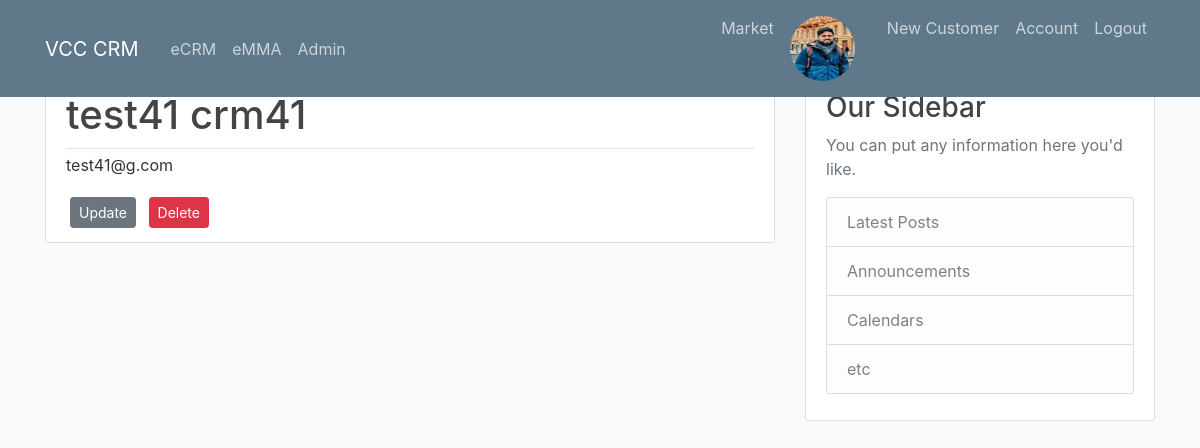
Screenshot of /customer/21 (signed in) with the database file from the repository.
### CRM/models.py (models this page shows, shortened)
class User(db.Model, UserMixin):
    id = db.Column(db.Integer, primary_key= True)
    username = db.Column(db.String(20), unique=True, nullable = False)
    email = db.Column(db.String(120), unique=True, nullable=False)
    password = db.Column(db.String(100), nullable=False)
    image_file = db.Column(db.String(20), nullable=False, default='default.jpg')

class Customer(db.Model):
    cust_id = db.Column(db.Integer, primary_key= True)
    first_name = db.Column(db.String(20), unique=True, nullable =False)
    last_name = db.Column(db.String(20), unique=True, nullable=False)
    email = db.Column(db.String(120), unique=True, nullable=False)
    posts = db.relationship('Addresses', backref = 'customerdata', lazy= True)

### CRM/route.py (the view)
@app.route("/customer/<int:cust_id>" , methods= ['GET','POST'])
@login_required
def open_customer(cust_id):
    cust = Customer.query.get_or_404(int(cust_id))
    address = Addresses.query.get_or_404(cust_id)
    return render_template('customer.html', post=cust)

### CRM/models.py (called while the page is built)
@login_manager.user_loader
def load_user(user_id):
    return User.query.get(int(user_id))

### CRM/Templates/customer.html (shortened to what this page needs)
{% extends "layout.html" %}
{% block content%}
        <article class="media content-section">
          <div class="media-body">
            <div class="article-metadata">
                <h1>{{ post.first_name + ' ' + post.last_name}}</h1>
            </div>
             <p>{{ post.email}}</p>
              <div>
                  <a class="btn btn-secondary btn-sm m-1" href=" {{url_for('update_customer', cust_id = post.cust_id )}}">Update</a>
                  <button class="btn btn-danger btn-sm m-1" data-toggle="modal" data-target="#deleteModal">Delete</button>
              </div>
          </div>
        </article>
{% endblock content %}

### CRM/Templates/layout.html (shortened to what this page needs)
<!DOCTYPE HTML>
<html>
<head>
    <link rel="stylesheet" href="https://stackpath.bootstrapcdn.com/bootstrap/4.3.1/css/bootstrap.min.css">
    <link rel="stylesheet" type="text/css" href="{{ url_for('static', filename='main.css') }}">
</head>
<body>
<header class="site-header">
      <nav class="navbar navbar-expand-md navbar-dark bg-steel fixed-top">
        <div class="container">
          <a class="navbar-brand mr-4" href="/">VCC CRM</a>
          <div class="collapse navbar-collapse" id="navbarToggle">
            <div class="navbar-nav mr-auto">
              <a class="nav-item nav-link" href="{{ url_for('home')}}">eCRM</a>
              <a class="nav-item nav-link" href="{{ url_for('home')}}">eMMA</a>
              <a class="nav-item nav-link" href="{{ url_for('home')}}">Admin</a>
            </div>
            <div class="navbar-nav">
              <a class="nav-item nav-link" href="{{ url_for('home')}}">Market</a>
              {% if current_user.is_authenticated %}
                <a class="nav-item nav-link" href="{{ url_for('account')}}"><img class="rounded-circle article-img" src=" {{ url_for('static',filename = 'profile_pics/' + current_user.image_file) }}"></img></a>
                <a class="nav-item nav-link" href="{{ url_for('new_customer')}}">New Customer</a>
                <a class="nav-item nav-link" href="{{ url_for('account')}}">Account</a>
                <a class="nav-item nav-link" href="{{ url_for('logout')}}">Logout</a>
              {% else %}
                <a class="nav-item nav-link" href="{{ url_for('login')}}">Login</a>
                <a class="nav-item nav-link" href="{{ url_for('register')}}">Register</a>
              {% endif %}
            </div>
          </div>
        </div>
      </nav>
    </header>
<main role="main" class="container">
 <div class="row">
    <div class="col-md-8">
        {% block content %}
        {% endblock %}
    </div>
     <div class="col-md-4">
          <div class="content-section">
            <h3>Our Sidebar</h3>
            <p class='text-muted'>You can put any information here you'd like.
              <ul class="list-group">
                <li class="list-group-item list-group-item-light">Latest Posts</li>
                <li class="list-group-item list-group-item-light">Announcements</li>
                <li class="list-group-item list-group-item-light">Calendars</li>
                <li class="list-group-item list-group-item-light">etc</li>
              </ul>
            </p>
          </div>
        </div>
      </div>
    </main>
</body></html>

### CRM/static/main.css (style rules this page uses)
body { background: #fafafa; color: #333333; margin-top: 5rem; }
h1, h2, h3, h4, h5, h6 { color: #444444; }
.bg-steel { background-color: #5f788a; }
.site-header .navbar-nav .nav-link { color: #cbd5db; }
.content-section { background: #ffffff; padding: 10px 20px; border: 1px solid #dddddd; border-radius: 3px; margin-bottom: 20px; }
.article-img { height: 65px; width: 65px; margin-right: 16px; }
.article-metadata { padding-bottom: 1px; margin-bottom: 4px; border-bottom: 1px solid #e3e3e3 }

### rows the page displays
User: image_file (picture)
Customer: first_name+last_name "test41 crm41", email "test41@g.com"
